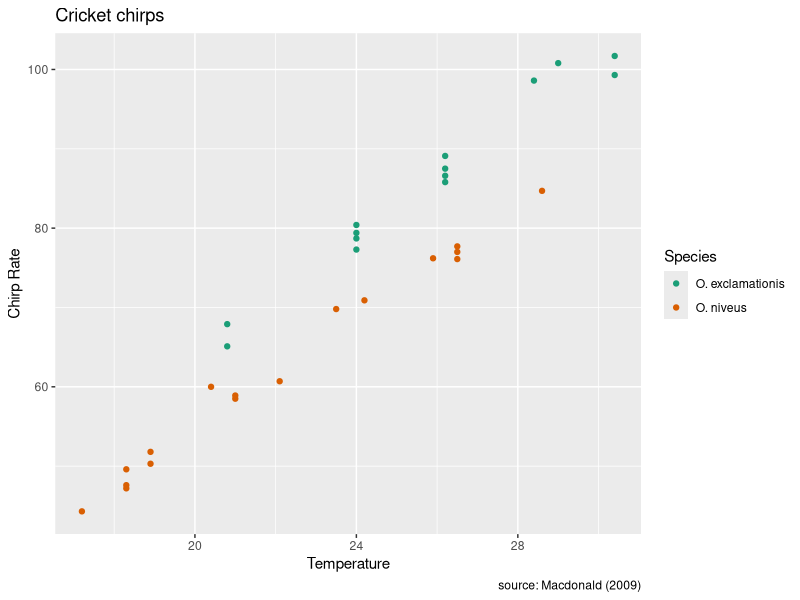
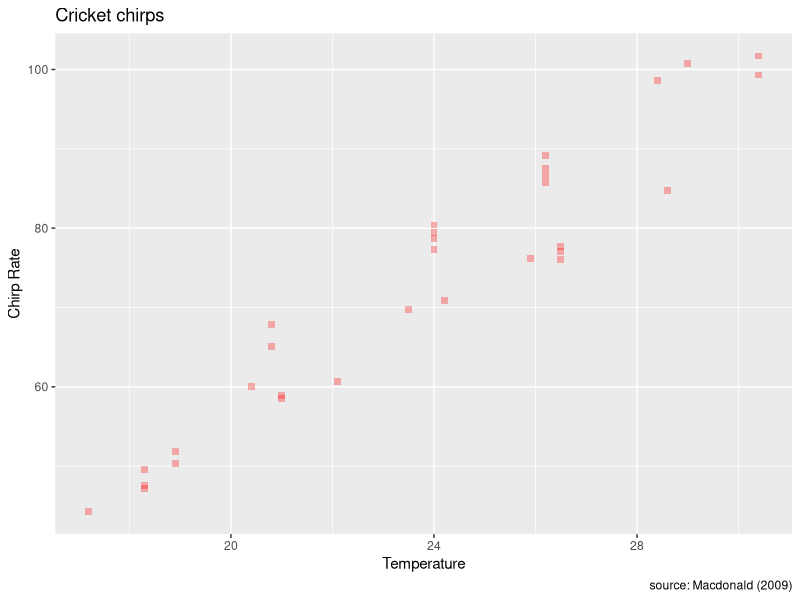
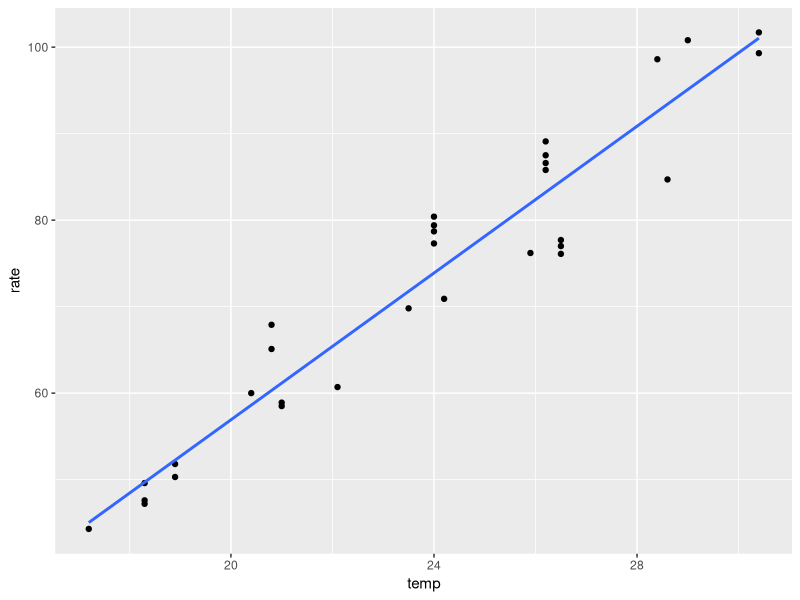
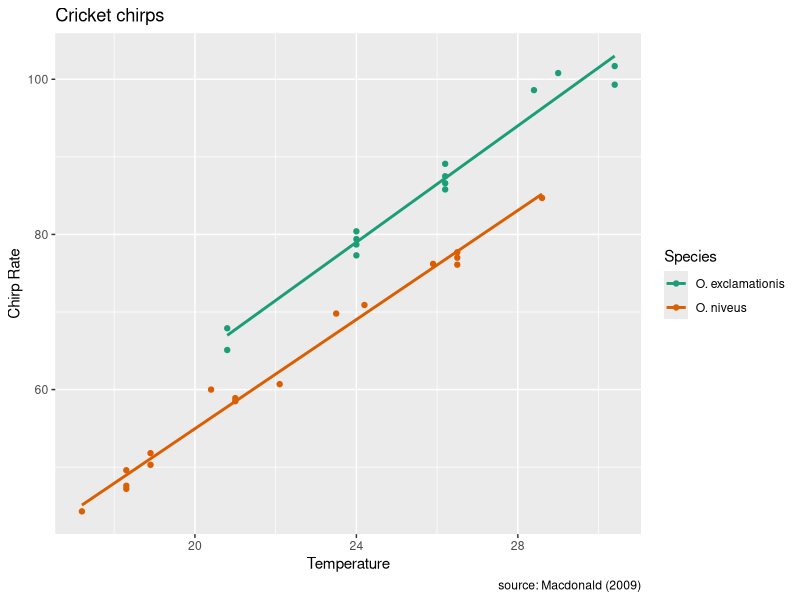
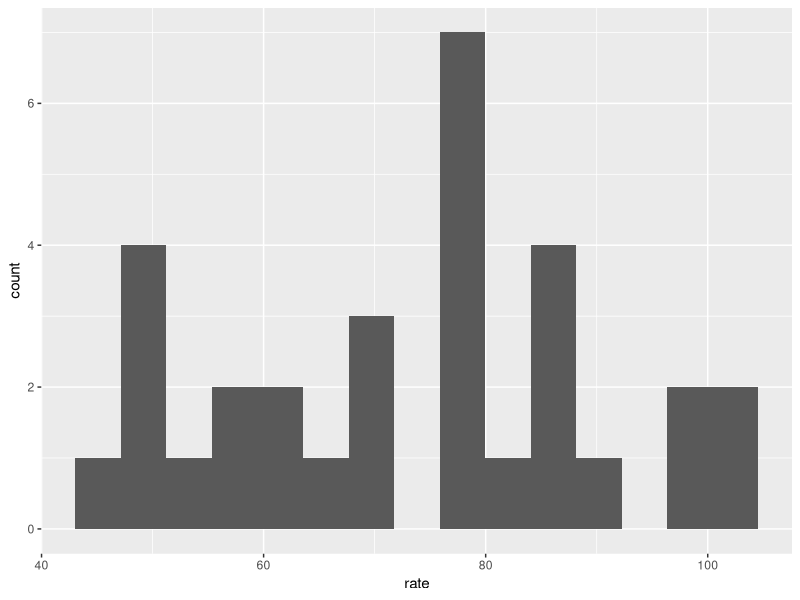
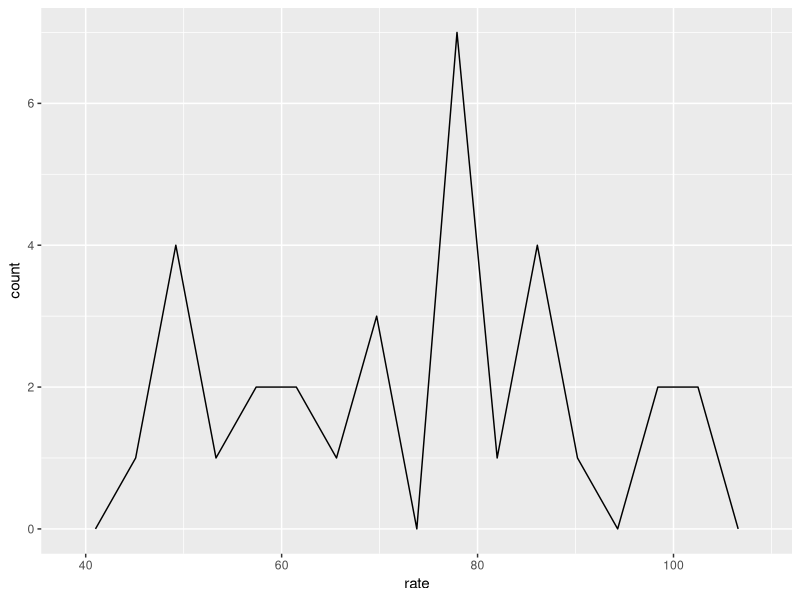
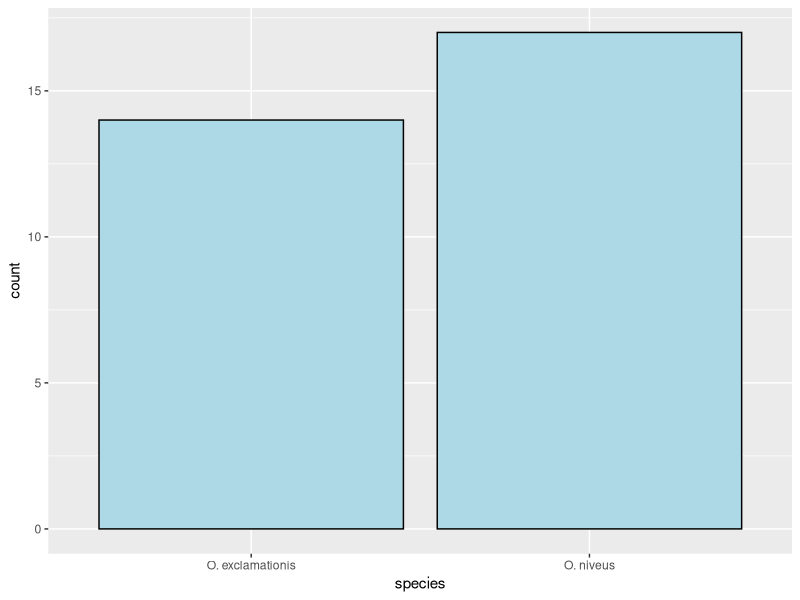
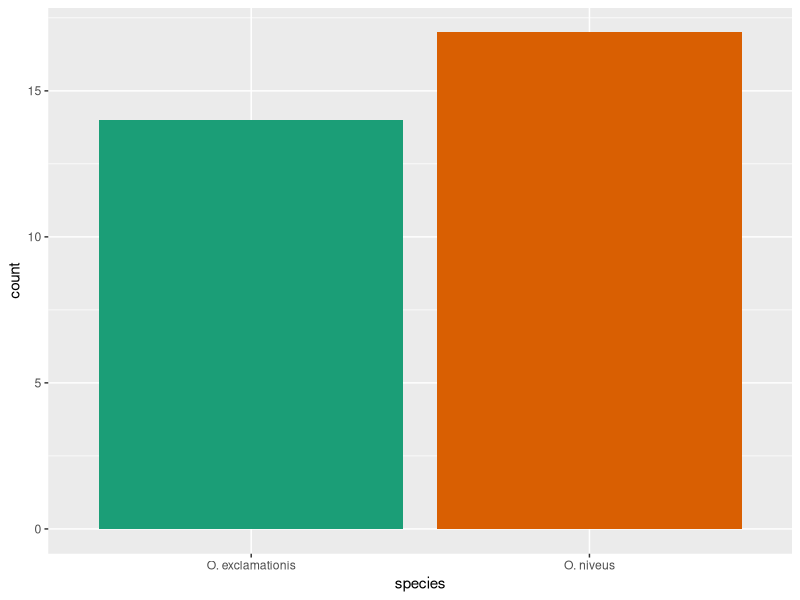

Reproduce these figures in R, in order.
## ---- chunk 1
library(tidyverse)
library(modeldata)
## ---- chunk 2
crickets
## ---- chunk 3
# The basics
ggplot(crickets, aes(x = temp,
                     y = rate,
                     color = species)) + 
  geom_point() +
  labs(x = "Temperature",
       y = "Chirp Rate",
       color = "Species",
       title = "Cricket chirps",
       caption="source: Macdonald (2009)") + 
  scale_color_brewer(palette = "Dark2")
## ---- chunk 4
# Modifying basic properties of the plot
ggplot(crickets, aes(x = temp,
                     y = rate,
                     color = species)) + 
  geom_point(color = "red",
             size = 2,
             alpha = .3,
             shape = "square") +
  labs(x = "Temperature",
       y = "Chirp Rate",
       color = "Species",
       title = "Cricket chirps",
       caption="source: Macdonald (2009)") + 
  scale_color_brewer(palette = "Dark2")
## ---- chunk 5
# Adding another layer
ggplot(crickets, aes(x = temp,
                     y = rate)) + 
  geom_point() +
  geom_smooth(method = "lm",
              se = F)
  labs(x = "Temperature",
       y = "Chirp Rate",
       color = "Species",
       title = "Cricket chirps",
       caption="source: Macdonald (2009)")
## ---- chunk 6
ggplot(crickets, aes(x = temp,
                     y = rate,
                     color = species)) + 
  geom_point() +
  geom_smooth(method="lm",
              se = FALSE) +
  labs(x = "Temperature",
       y = "Chirp Rate",
       color = "Species",
       title = "Cricket chirps",
       caption="source: Macdonald (2009)") + 
  scale_color_brewer(palette = "Dark2")
## ---- chunk 7
# Other plots
ggplot(crickets, aes(x = rate)) + 
  geom_histogram(bins = 15) # one quantitative variable
## ---- chunk 8
ggplot(crickets, aes(x = rate)) + 
  geom_freqpoly(bins = 15) # one quantitative variable
## ---- chunk 9
ggplot(crickets, aes(x = species)) + 
  geom_bar(color="black",
           fill="lightblue")
## ---- chunk 10
ggplot(crickets, aes(x = species,
                     fill = species)) + 
  geom_bar(show.legend = FALSE) + 
  scale_fill_brewer(palette = "Dark2")
  
## ---- chunk 11
ggplot(crickets, aes(x = species,
                     y = rate,
                     color = species)) +
  geom_boxplot(show.legend = FALSE) +
  scale_color_brewer(palette = "Dark2") 
## ---- chunk 12
# faceting
ggplot(crickets, aes(x = rate,
                      fill=species)) +
  geom_histogram(bins=15) +
  scale_fill_brewer(palette = "Dark2")
## ---- chunk 13
ggplot(crickets, aes(x = rate,
                     fill = species)) +
  geom_histogram(bins = 15,
                 show.legend = FALSE) + 
  facet_wrap(~species,
             ncol=1)+
  scale_fill_brewer(palette = "Dark2")
## ---- chunk 14

## ---- chunk 15
